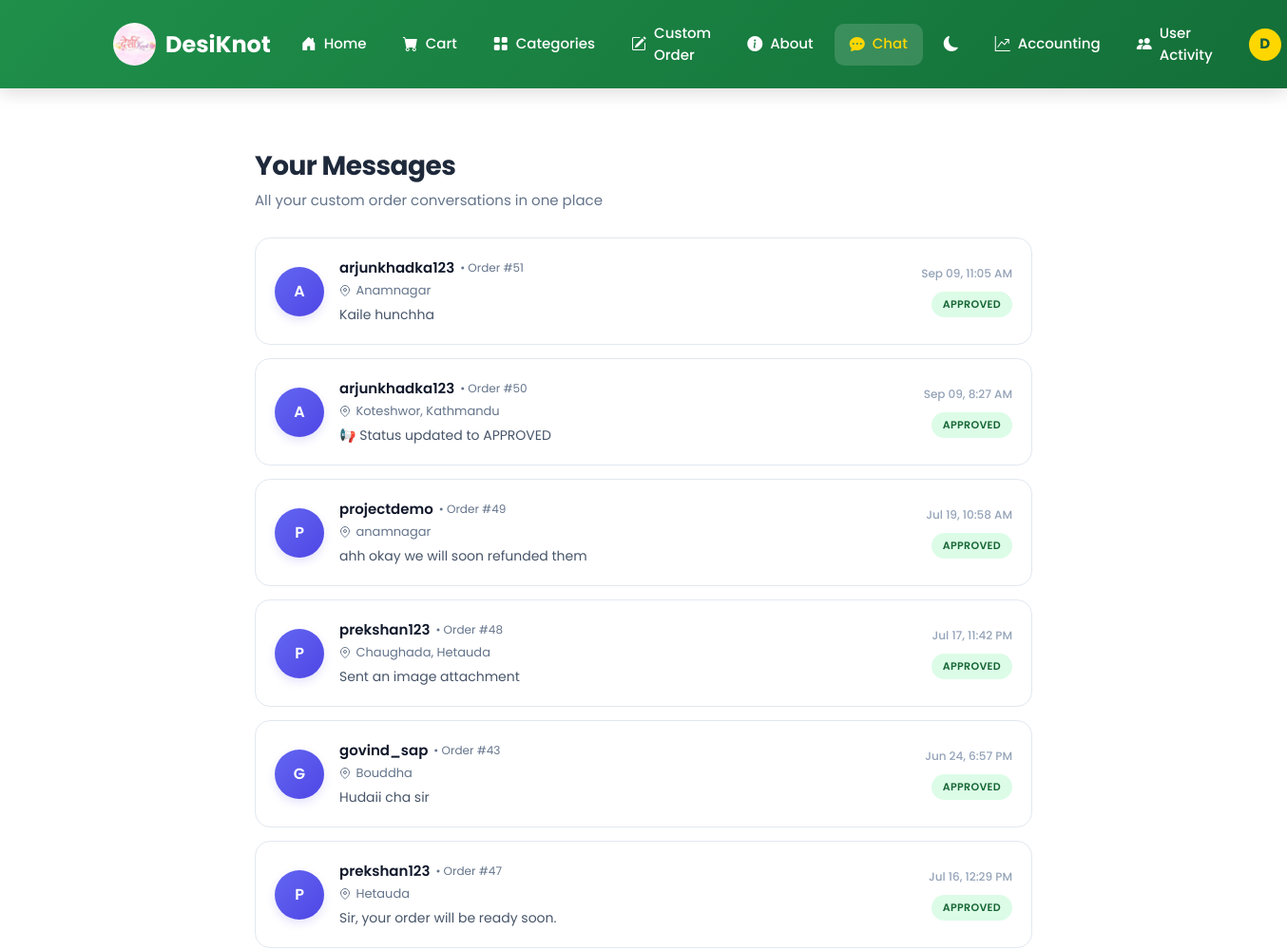
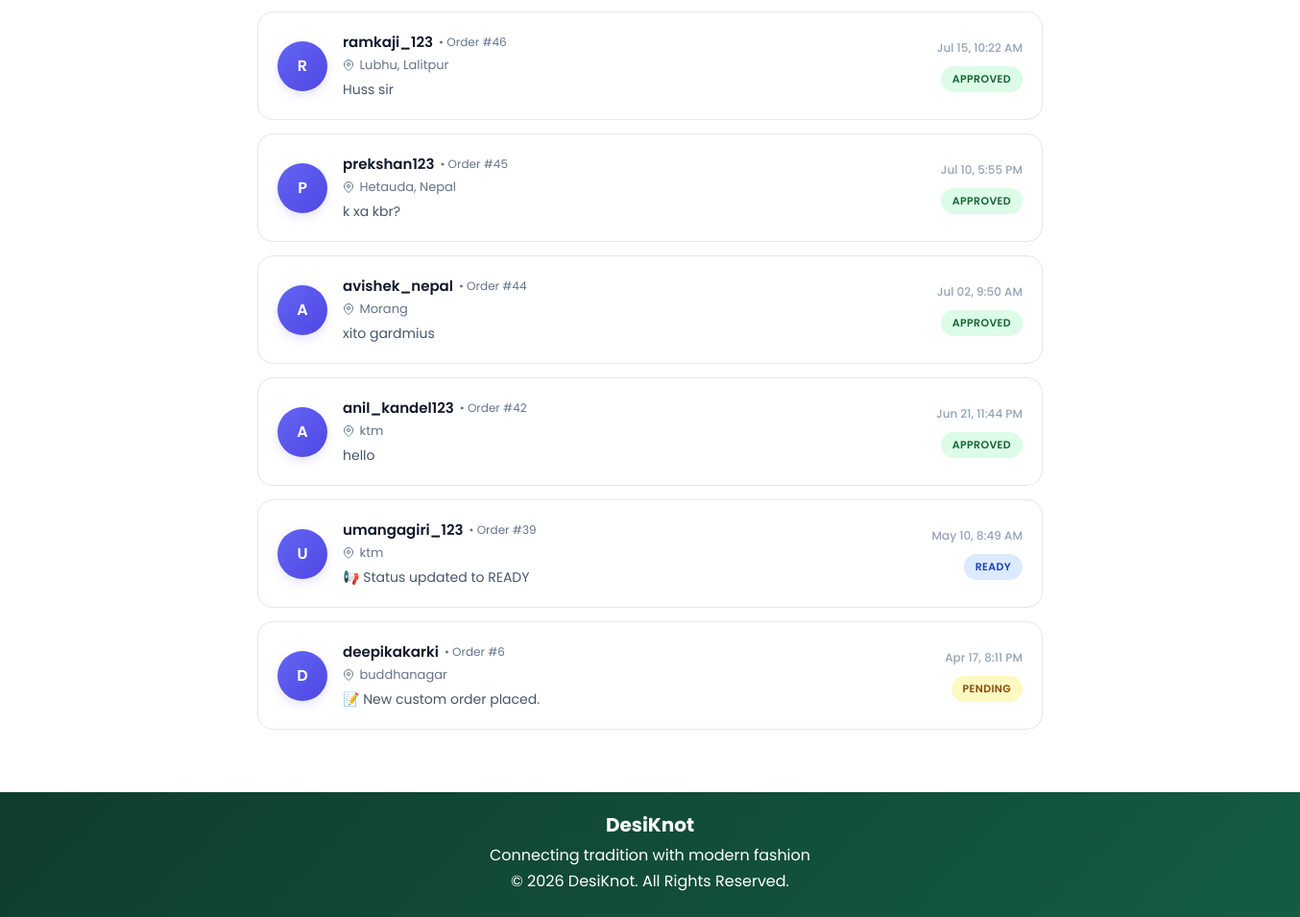
Page /messages/ (signed in) on the committed database (2 pictures, top to bottom).
### DesiKnot_App/models.py (models this page shows, shortened)
class CustomOrder(models.Model):
    STATUS_PENDING = "pending"
    STATUS_APPROVED = "approved"
    STATUS_REJECTED = "rejected"
    STATUS_READY = "ready"
    STATUS_CHOICES = (
        (STATUS_PENDING, "Pending"),
        (STATUS_APPROVED, "Approved"),
        (STATUS_REJECTED, "Rejected"),
        (STATUS_READY, "Ready"),
    )
    user = models.ForeignKey(User, on_delete=models.CASCADE, related_name="custom_orders")
    owner = models.ForeignKey(User, on_delete=models.SET_NULL, null=True, blank=True, related_name="owned_orders")
    agreed_price = models.DecimalField(
        max_digits=10, decimal_places=2, null=True, blank=True,
        help_text="Set by owner once the custom order is quoted/approved"
    )
    kurtha_name = models.CharField(max_length=200)
    phone_number = models.CharField(max_length=15)
    alt_phone_number = models.CharField(max_length=15, blank=True, null=True)
    address = models.CharField(max_length=250)
    quantity = models.PositiveIntegerField(default=1, validators=[MinValueValidator(1)])
    delivery_date = models.DateField(blank=True, null=True)
    order_details = models.TextField(blank=True, null=True)
    additional_instructions = models.TextField(blank=True, null=True)
    bust = models.CharField(max_length=20, blank=True, null=True)
    waist = models.CharField(max_length=20, blank=True, null=True)
    hip = models.CharField(max_length=20, blank=True, null=True)
    height = models.CharField(max_length=20, blank=True, null=True)
    reference_image = models.ImageField(
        upload_to='custom_orders/',
        null=True,
        blank=True,
        validators=[validate_image_size]
    )
    status = models.CharField(max_length=20, choices=STATUS_CHOICES, default=STATUS_PENDING)
    is_archived_by_user = models.BooleanField(default=False)
    is_deleted_by_owner = models.BooleanField(default=False)
    created_at = models.DateTimeField(auto_now_add=True)
    class Meta:
        ordering = ["-created_at"]

class Message(models.Model):
    custom_order = models.ForeignKey(CustomOrder, on_delete=models.CASCADE, related_name="messages")
    sender = models.ForeignKey(User, on_delete=models.CASCADE)
    content = models.TextField(blank=True)
    image = models.ImageField(
        upload_to="chat_images/",
        blank=True,
        null=True,
        validators=[validate_image_size]
    )
    is_read = models.BooleanField(default=False)
    read_at = models.DateTimeField(blank=True, null=True)
    is_delivered = models.BooleanField(default=False)
    created_at = models.DateTimeField(auto_now_add=True)
    class Meta:
        ordering = ["created_at"]
        indexes = [
            models.Index(fields=["custom_order", "created_at"]),  # 🚀 faster chat loading
        ]

### DesiKnot_App/views.py (the view)
# urls.py: path('messages/', views.user_messages, name='user_messages'),
@login_required
def user_messages(request):
    orders = CustomOrder.objects.filter(
        Q(user=request.user) | Q(owner=request.user)
    ).select_related(
        'user', 'owner'
    ).prefetch_related(
        Prefetch(
            'messages',
            queryset=Message.objects.select_related('sender').order_by('created_at')
        )
    ).annotate(
        unread_count=Count(
            'messages',
            filter=Q(messages__is_read=False) & ~Q(messages__sender=request.user)
        ),
        last_message_time=Max('messages__created_at')
    )
    query = request.GET.get('q')
    if query:
        orders = orders.annotate(
            relevance=Case(
                When(user__username__icontains=query, then=Value(3)),
                When(owner__username__icontains=query, then=Value(3)),
                When(address__icontains=query, then=Value(2)),
                When(id__icontains=query, then=Value(1)),
                default=Value(0),
                output_field=IntegerField()
            )
        ).filter(
            Q(user__username__icontains=query) |
            Q(owner__username__icontains=query) |
            Q(address__icontains=query) |
            Q(id__icontains=query)
        ).order_by(
            '-relevance',
            '-last_message_time',
            '-created_at'
        )
    else:
        orders = orders.order_by(
            '-last_message_time',
            '-created_at'
        )
    search_query = request.GET.get('search', '').strip()
    if search_query:
        users = users.filter(
            username__icontains=search_query
        )
    return render(request, 'DesiKnot_App/user_messages.html', {
        'orders': orders,
        'query': query
    })

### DesiKnot_App/context_processors.py (called while the page is built)
def unread_messages_count(request):
    if not request.user.is_authenticated:
        return {}
    count = Message.objects.filter(
        is_read=False
    ).filter(
        Q(custom_order__user=request.user) |
        Q(custom_order__owner=request.user)
    ).exclude(sender=request.user).count()
    return {
        'unread_messages_count': count
    }

def categories_processor(request):
    return {
        "categories": Category.objects.prefetch_related("types").all()
    }

def wishlist_processor(request):
    if not request.user.is_authenticated:
        return {
            "wishlist_count": 0
        }
    count = Wishlist.objects.filter(user=request.user).count()
    return {
        "wishlist_count": count
    }

def order_notifications_count(request):
    if not request.user.is_authenticated:
        return {}
    count = Notification.objects.filter(
        user=request.user,
        notification_type='order',
        is_read=False
    ).count()
    return {
        'order_notifications_count': count
    }

### DesiKnot_App/templates/DesiKnot_App/user_messages.html (shortened to what this page needs)
{% extends 'DesiKnot_App/base.html' %}
{% load static %}
{% block content %}
<div class="container messages-wrapper">
    <div class="messages-header">
        <h3>Your Messages</h3>
        <p>All your custom order conversations in one place</p>
    </div>
    <div id="chatContainer">
        {% for order in orders %}
            <a href="{% url 'order_chat' order.id %}" class="chat-card-link" style="text-decoration: none; display: block;">
                <div class="message-card {% if order.unread_count > 0 %}unread-card{% endif %}" data-search-target="{{ order.id }} {{ order.address|lower }}">
                    <div class="msg-left">
                        <div class="avatar-wrapper">
                            <div class="avatar">
                                {{ order.user.username|first|upper }}
                            </div>
                        </div>
                        <div class="msg-info-block">
                            <div class="msg-title">
                                <span>{{ order.user.username }}</span>
                                <span class="order-tag">• Order #{{ order.id }}</span>
                            </div>
                            <p class="msg-sub">
                                <svg width="12" height="12" viewBox="0 0 24 24" fill="none" stroke="currentColor" stroke-width="2" style="vertical-align: middle; margin-right: 2px;"><path d="M21 10c0 7-9 13-9 13s-9-6-9-13a9 9 0 0 1 18 0z"></path><circle cx="12" cy="10" r="3"></circle></svg>
                                {{ order.address }}
                            </p>
                            <div class="last-msg">
                                {% with last_msg=order.messages.last %}
                                    {% if last_msg %}
                                        {{ last_msg.content|default:"Sent an image attachment"|truncatechars:70 }}
                                    {% else %}
                                        <span class="text-muted italic">No messages sent yet</span>
                                    {% endif %}
                                {% endwith %}
                            </div>
                        </div>
                    </div>
                    <div class="msg-right">
                        <span class="msg-time">
                            {{ order.created_at|date:"M d, g:i A" }}
                        </span>
                        <span class="status-badge
                            {% if order.status == 'approved' %}status-approved
                            {% elif order.status == 'rejected' %}status-rejected
                            {% elif order.status == 'ready' %}status-ready
                            {% else %}status-pending{% endif %}">
                            {{ order.status }}
                        </span>
                    </div>
                </div>
            </a>
        {% endfor %}
    </div>
</div>
{% endblock %}

### DesiKnot_App/templates/DesiKnot_App/base.html (shortened to what this page needs)
{% load static %}
<!DOCTYPE html>
<html lang="en">
<head>
<link href="https://cdn.jsdelivr.net/npm/bootstrap@5.3.0/dist/css/bootstrap.min.css" rel="stylesheet">
<link href="https://cdn.jsdelivr.net/npm/bootstrap-icons@1.11.1/font/bootstrap-icons.css" rel="stylesheet">
</head>
<body>
<nav class="navbar navbar-expand-lg navbar-dark sticky-top">
<div class="container">
    <a class="navbar-brand" href="{% url 'logo_view' %}">
        <img src="{% static 'images/logo.JPG' %}" class="logo" alt="Logo">
        DesiKnot
    </a>
    <div class="collapse navbar-collapse justify-content-end" id="navbarNav">
        <ul class="navbar-nav align-items-lg-center">
            <li class="nav-item">
                <a class="nav-link {% if request.path == '/' %}active{% endif %}"
                   href="{% url 'home' %}">
                    <i class="bi bi-house-door-fill"></i>
                    Home
                </a>
            </li>
            <li class="nav-item">
                <a class="nav-link {% if 'cart' in request.path %}active{% endif %}"
                   href="{% url 'cart' %}">
                    <i class="bi bi-cart-fill"></i>
                    Cart
                </a>
            </li>
            <li class="nav-item dropdown">
                <a class="nav-link dropdown-toggle {% if 'category' in request.path %}active{% endif %}"
                   href="#"
                   role="button"
                   data-bs-toggle="dropdown"
                   aria-expanded="false">
                    <i class="bi bi-grid-fill"></i>
                    Categories
                </a>
            </li>
            <li class="nav-item">
                <a class="nav-link {% if 'custom' in request.path %}active{% endif %}"
                   href="{% url 'custom_order_step1' %}">
                    <i class="bi bi-pencil-square"></i>
                    Custom Order
                </a>
            </li>
            <li class="nav-item">
                <a class="nav-link {% if 'about' in request.path %}active{% endif %}"
                   href="{% url 'about' %}">
                    <i class="bi bi-info-circle-fill"></i>
                    About
                </a>
            </li>
            <li class="nav-item">
                <a class="nav-link {% if 'messages' in request.path %}active{% endif %}"
                   href="{% url 'user_messages' %}">
                    <i class="bi bi-chat-dots-fill"></i>
                    Chat
                </a>
            </li>
            <li class="nav-item">
                <span class="nav-link dark-toggle" onclick="toggleDarkMode()">
                    <i class="bi bi-moon-fill" id="darkIcon"></i>
                </span>
            </li>
                        {% if request.user.is_authenticated and request.user.profile.role == 'owner' %}
            <li class="nav-item">
                <a class="nav-link {% if 'accounting' in request.path %}active{% endif %}"
                   href="{% url 'accounting_dashboard' %}">
                    <i class="bi bi-graph-up-arrow"></i>
                    Accounting
                </a>
            </li>
            <li class="nav-item">
                <a class="nav-link {% if 'user-activity' in request.path %}active{% endif %}"
                   href="{% url 'user_activity_dashboard' %}">
                    <i class="bi bi-people-fill"></i>
                    User Activity
                </a>
            </li>
            {% endif %}
            {% if request.user.is_authenticated %}
            <li class="nav-item dropdown">
                <a class="nav-link dropdown-toggle d-flex align-items-center gap-2"
                   href="#"
                   data-bs-toggle="dropdown">
                    <div class="user-avatar">
                        {{ request.user.username|slice:":1"|upper }}
                    </div>
                </a>
            </li>
            {% endif %}
        </ul>
    </div>
</div>
</nav>
<div class="container content-wrapper">
    {% block content %}
    {% endblock %}
</div>
<footer class="footer">
    <h5>DesiKnot</h5>
    <p>Connecting tradition with modern fashion</p>
    <p>© 2026 DesiKnot. All Rights Reserved.</p>
</footer>
</body>
</html>

### DesiKnot_App/templates/DesiKnot_App/base.html (style rules this page uses)
:root { --bg:#ffffff; --text:#222; --card:#ffffff; --nav:linear-gradient(135deg,#1f8f4a,#136f38); --footer:linear-gradient(135deg,#0f3d2e,#145c42); --accent:#FFD700; }
body { font-family:'Poppins',sans-serif; background:var(--bg); color:var(--text); margin:0; display:flex; flex-direction:column; min-height:100vh; transition:0.3s ease; }
.navbar { background:var(--nav); padding:14px 0; box-shadow:0 4px 18px rgba(0,0,0,0.15); z-index:999; }
.navbar-brand { font-weight:700; font-size:24px; color:#fff !important; display:flex; align-items:center; gap:10px; }
.logo { width:45px; height:45px; border-radius:50%; object-fit:cover; transition:0.3s; }
.navbar-nav { gap:6px; }
.nav-link { color:#fff !important; font-weight:500; font-size:15px; padding:10px 16px !important; border-radius:10px; display:flex; align-items:center; gap:8px; transition:all 0.3s ease; position:relative; }
.nav-link::after { display:none !important; }
.nav-link.active { background:rgba(255,255,255,0.15); color:var(--accent) !important; }
.nav-link i { font-size:16px; }
.user-avatar { width:34px; height:34px; border-radius:50%; background:var(--accent); color:#145c42; font-weight:700; display:flex; align-items:center; justify-content:center; font-size:15px; }
.dark-toggle { cursor:pointer; }
.content-wrapper { flex:1; padding:25px 0; }
.footer { background:var(--footer); color:white; text-align:center; padding:22px 0; margin-top:auto; }
.footer h5 { font-weight:700; margin-bottom:8px; }
.footer p { margin:3px 0; }

### DesiKnot_App/templates/DesiKnot_App/user_messages.html (style rules this page uses)
.messages-wrapper { max-width: 850px; margin: 40px auto; padding: 0 16px; }
.messages-header { margin-bottom: 28px; }
.messages-header h3 { font-size: 28px; font-weight: 700; color: #1e293b; letter-spacing: -0.02em; }
.messages-header p { color: #64748b; font-size: 15px; margin-top: 4px; }
.message-card { background: #ffffff; border: 1px solid #e2e8f0; border-radius: 16px; padding: 20px; margin-bottom: 14px; display: flex; justify-content: space-between; align-items: center; transition: all 0.25s cubic-bezier(0.4, 0, 0.2, 1); position: relative; }
.msg-left { display: flex; gap: 16px; align-items: center; flex: 1; min-width: 0; }
.avatar-wrapper { position: relative; flex-shrink: 0; }
.avatar { width: 52px; height: 52px; border-radius: 50%; background: linear-gradient(135deg, #6366f1 0%, #4f46e5 100%); color: white; display: flex; align-items: center; justify-content: center; font-weight: 600; font-size: 16px; box-shadow: 0 4px 10px rgba(79, 70, 229, 0.15); }
.msg-info-block { flex: 1; min-width: 0; }
.msg-title { font-size: 15px; font-weight: 600; color: #0f172a; margin-bottom: 2px; display: flex; align-items: center; gap: 6px; }
.order-tag { font-size: 12px; color: #64748b; font-weight: 400; }
.msg-sub { font-size: 13px; color: #64748b; margin-bottom: 6px; white-space: nowrap; overflow: hidden; text-overflow: ellipsis; }
.last-msg { font-size: 14px; color: #475569; font-weight: 400; display: block; overflow: hidden; text-overflow: ellipsis; white-space: nowrap; }
.msg-right { text-align: right; display: flex; flex-direction: column; align-items: flex-end; gap: 10px; margin-left: 16px; flex-shrink: 0; }
.msg-time { font-size: 12px; color: #94a3b8; font-weight: 500; }
.status-badge { font-size: 11px; font-weight: 600; letter-spacing: 0.03em; padding: 5px 12px; border-radius: 30px; text-transform: uppercase; display: inline-block; }
.status-approved { background-color: #dcfce7; color: #166534; }
.status-ready { background-color: #dbeafe; color: #1e40af; }
.status-pending { background-color: #fef9c3; color: #854d0e; }

### rows in the picture
CustomOrder: user.username|first "A", user.username "arjunkhadka123", id "51", address "Anamnagar", messages.last.content "Kaile hunchha", created_at "Sep 09, 11:05 AM", status "APPROVED"
CustomOrder: user.username|first "A", user.username "arjunkhadka123", id "50", address "Koteshwor, Kathmandu", messages.last.content "📢 Status updated to APPROVED", created_at "Sep 09, 8:27 AM", status "APPROVED"
CustomOrder: user.username|first "P", user.username "projectdemo", id "49", address "anamnagar", messages.last.content "ahh okay we will soon refunded them", created_at "Jul 19, 10:58 AM", status "APPROVED"
CustomOrder: user.username|first "P", user.username "prekshan123", id "48", address "Chaughada, Hetauda", messages.last.content "Sent an image attachment", created_at "Jul 17, 11:42 PM", status "APPROVED"
CustomOrder: user.username|first "G", user.username "govind_sap", id "43", address "Bouddha", messages.last.content "Hudaii cha sir", created_at "Jun 24, 6:57 PM", status "APPROVED"
CustomOrder: user.username|first "P", user.username "prekshan123", id "47", address "Hetauda", messages.last.content "Sir, your order will be ready soon.", created_at "Jul 16, 12:29 PM", status "APPROVED"
CustomOrder: user.username|first "R", user.username "ramkaji_123", id "46", address "Lubhu, Lalitpur", messages.last.content "Huss sir", created_at "Jul 15, 10:22 AM", status "APPROVED"
CustomOrder: user.username|first "P", user.username "prekshan123", id "45", address "Hetauda, Nepal", messages.last.content "k xa kbr?", created_at "Jul 10, 5:55 PM", status "APPROVED"
CustomOrder: user.username|first "A", user.username "avishek_nepal", id "44", address "Morang", messages.last.content "xito gardmius", created_at "Jul 02, 9:50 AM", status "APPROVED"
CustomOrder: user.username|first "A", user.username "anil_kandel123", id "42", address "ktm", messages.last.content "hello", created_at "Jun 21, 11:44 PM", status "APPROVED"
CustomOrder: user.username|first "U", user.username "umangagiri_123", id "39", address "ktm", messages.last.content "📢 Status updated to READY", created_at "May 10, 8:49 AM", status "READY"
CustomOrder: user.username|first "D", user.username "deepikakarki", id "6", address "buddhanagar", messages.last.content "📝 New custom order placed.", created_at "Apr 17, 8:11 PM", status "PENDING"

### other values in the picture
{{ request.user.username|slice:":1"|upper }} "D"
